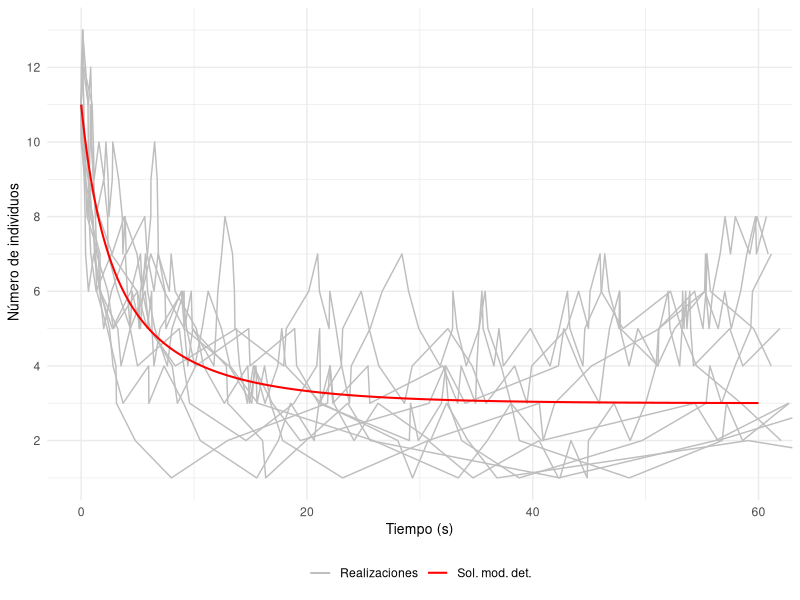

Recreate this plot in R.
## ---- chunk 1
# La librería "deSolve" incluye funciones que resuelven ecuaciones diferenciales ordinarias
library("deSolve")
# Usaremos la librería "ggplot2" para imprimir gráficamente los resultados
library("ggplot2")
## ---- chunk 2
tiempo_exponencial <- function(a0){
  r1 <- runif(n=1,min=0,max=1)
  return((1/a0)*log(1/r1))
}
## ---- chunk 3
Logistica_EDO <- function(t,state,parameters){
  with(as.list(c(state, parameters)), { 
    dX <- r * X *(1-X/k)
    list(dX)
  })
}
## ---- chunk 4

Logistica1_Gillespie <- function(r,k,x0,t0,tf){
  
  # Variable espacial que almacena el estado del sistema en tras cada reacción
  x <- x0
  # Variable espacial
  x_actual <- x0
  
  # Controlamos la extinción mediante una variable lógica
  extincion <- FALSE
  
  # Variable temporal
  t <- t0
  # Variable que almacena todos los tiempos de reacción
  t_imprimir <- t0
  
  # Cálculo de las propensidades individuales y de la propensidad total  
  a <- c(r*x_actual,(r*x_actual*(x_actual-1))/k)
  a0 <- sum(a)

  while(t<tf){ 
    
    # Calculamos el siguiente tiempo de reacción
    t <- t+tiempo_exponencial(a0)
    # Almacenamos el siguiente tiempo de reacción
    t_imprimir <- c(t_imprimir, t)
    
    if(t == Inf){
      
      x_actual <- 0
    
    }else{
      
      # Calculamos la siguiente reacción
      r2 <- runif(n=1, min=0, max=1)
      
      if(a[1]>=r2*a0)
        x_actual <- x_actual + 1
      else
        x_actual <- x_actual - 1
      
      # Calculamos las propensidades individuales y la propensidad total
      a <- c(r*x_actual,r*x_actual*(x_actual-1)/k)
      a0 <- sum(a)
    
      }
  
  
    # Almacenamos el estado del sistema
    x <- c(x,x_actual)
  }
  
  
  # Si la población se extingue cambiamos la variable extincion a TRUE
  if(x_actual == 0)
     extincion <- TRUE
  
  datos <- data.frame(t_imprimir=t_imprimir, x_imprimir=x, row.names = NULL)
  
  # Devolvemos una lista que nos indica si se ha extinguido la población 
  # y una base de datos con la evolución temporal del sistema
  return(list(extincion = extincion, datos = datos))
}

## ---- chunk 5
# Consideramos los parámetros adecuados
r <- 0.1
k <- 3
x0 <- 11
t0 <- 0
tf <- 60

# Número de realizaciones a realizar
n_realizaciones <- 10

# Inicializamos el gráfico en el que incluimos cada realización
grafico <- ggplot()

for (i in 1:n_realizaciones) {
  realizacion <- Logistica1_Gillespie(r,k,x0,t0,tf)
  if(realizacion$extincion)
    warning(paste("Extinción de la población en la realización ", i))
  imprimir <- realizacion$datos
  grafico <- grafico + geom_line(data = imprimir, aes(x = t_imprimir, y = x_imprimir, color="Realizaciones"))
}

## ---- chunk 6
int <- 0.05
parameter <- c(r,k)
state <- c(X=x0)
times <- seq(t0,tf,by=int)

# Resolvemos la EDO usando la función ode() de la librería "deSolve"
out <- ode(y=state, times = times, func = Logistica_EDO, parms = parameter)

# Convertimos el resultado de la función a una base de datos para poder representarlo gráficamente
out <- data.frame(out)

# Añadimos la solución de la EDO al gráfico
grafico <- grafico + geom_line(lwd=0.7,data=out,aes(x = time, y = X, color="Sol. mod. det."))

## ---- chunk 7
grafico <- grafico +
   labs(x = "Tiempo (s)", y = " Número de individuos") + 
   theme_minimal() + coord_cartesian(xlim = c(0, 60)) +
   theme(legend.title=element_blank(),legend.position = "bottom",
        axis.title.x = element_text(size = 10),  
        axis.title.y = element_text(size = 10)) +
   scale_color_manual(values = c("Realizaciones"="gray", "Sol. mod. det." = "red"),
                      breaks = c("Realizaciones", "Sol. mod. det.")) + 
   scale_y_continuous(
    breaks = seq(0, 12, by = 2)
  )

print(grafico)
